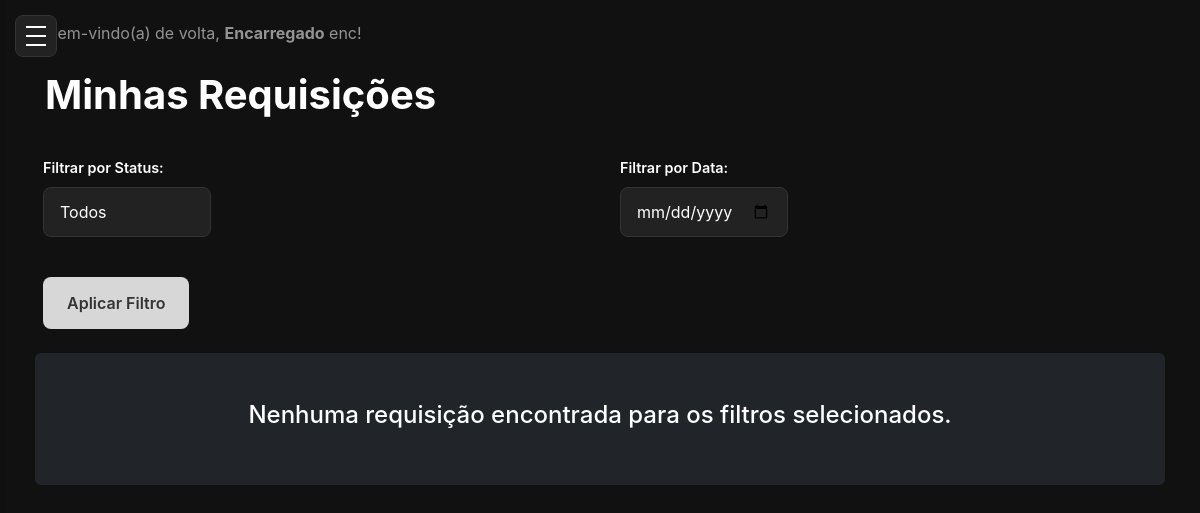
Before: /requisicoes/ (signed in) with the older database file.
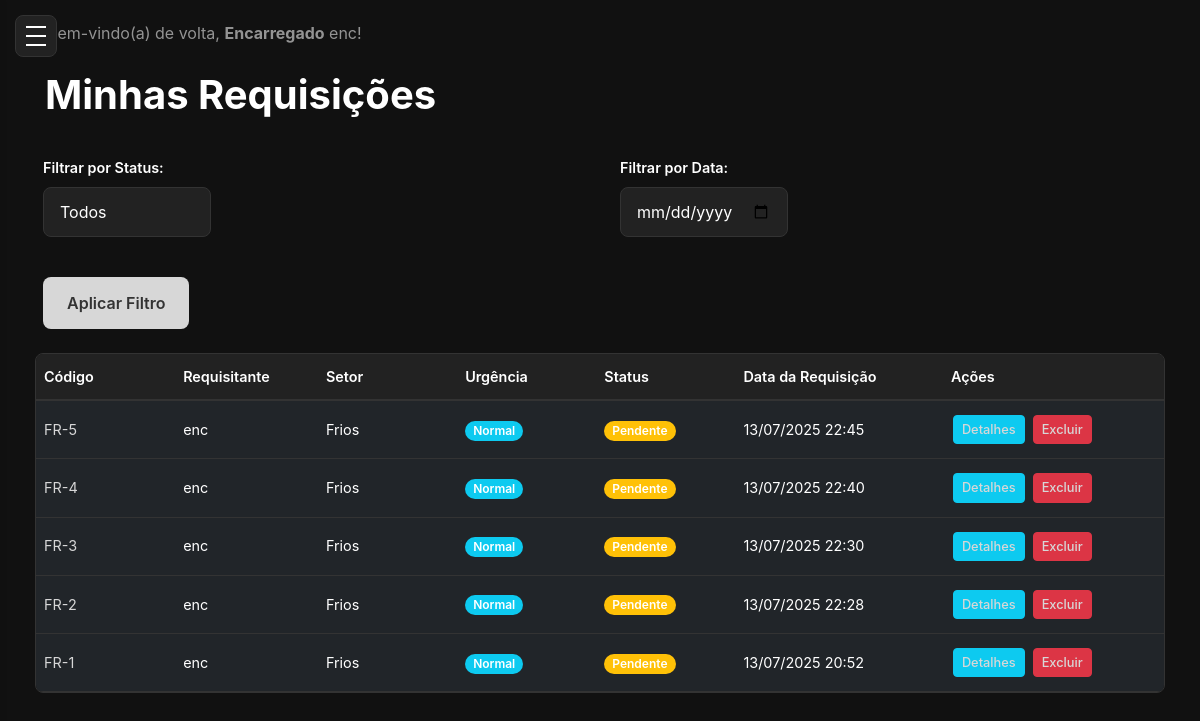
After: the same page with the newer database file.
### core/models.py (models this page shows, shortened)
class User(AbstractUser):
    id = models.UUIDField(primary_key=True, default = uuid.uuid4, editable=False)
    email = models.EmailField(unique=True)
    role = models.CharField(
        max_length=20,
        choices=Role.choices,
        default=Role.Almoxarife,
        verbose_name='Função',
    )
    sector = models.ForeignKey(Sector, on_delete=models.SET_NULL, blank=True, null=True)
    is_active = models.BooleanField(default=True, verbose_name="Ativo")
    USERNAME_FIELD = 'email'  # Ou 'email' se quiser autenticar por email
    REQUIRED_FIELDS = ['username']  # Garante que o email é obrigatório no admin
    class Meta:
        verbose_name = 'Usuário'
        verbose_name_plural = 'Usuários'

class Request(models.Model):
    id = models.UUIDField(primary_key=True, default = uuid.uuid4, editable=False)
    requester = models.ForeignKey(User,
        on_delete=models.PROTECT,
        related_name='requests_made',
        verbose_name="Requisitante",
    )
    atendido_por = models.ForeignKey(User,
        on_delete=models.SET_NULL,
        related_name='requests_attended',
        verbose_name="Atendido por",
        null=True, blank=True
    )
    sector = models.ForeignKey(Sector,
        on_delete=models.PROTECT,
        related_name='requests_from_sector',
        verbose_name="Setor",
    )
    request_code = models.CharField(max_length=20, unique=True, blank=True, null=True, verbose_name="Código da Requisição")
    urgency = models.CharField(
        max_length=10,
        choices=Urgency.choices,
        default=Urgency.NORMAL,
        verbose_name="Urgência",
    )
    observations = models.TextField(max_length=255, verbose_name="Observações")
    status = models.CharField(
        max_length=15,
        choices=RequestStatus.choices,
        default=RequestStatus.PENDING,
        verbose_name="Status",
    )
    created_at = models.DateTimeField(auto_now_add=True, verbose_name="Data da Requisição")
    updated_at = models.DateTimeField(auto_now=True, verbose_name="Ultima Atualização")
    class Meta:
        verbose_name = 'Requisição'
        verbose_name_plural = 'Requisições'
        ordering = ['-created_at']

class Sector(models.Model):
    id = models.UUIDField(primary_key=True, default = uuid.uuid4, editable=False)
    name = models.CharField(max_length=100, unique=True, verbose_name="Nome do Setor")
    created_at = models.DateTimeField(auto_now_add=True)
    updated_at = models.DateTimeField(auto_now=True)
    class Meta:
        verbose_name = 'Setor'
        verbose_name_plural = 'Setores'
        ordering = ['name'] #Ordernar por nome Padrão

### core/views.py (the view)
# urls.py: path('requisicoes/',views.listar_requisicoes,name='listar_requisicoes'),
@login_required
def listar_requisicoes(request):
    if is_gestor(request.user):
        requisicoes_querysets = Request.objects.all()
    elif is_almoxarife(request.user):
        requisicoes_querysets = Request.objects.all()
    elif request.user.role == Role.Encarregado:
        requisicoes_querysets = Request.objects.filter(requester=request.user)
    else:
        requisicoes_querysets = Request.objects.filter(requester=request.user)
    status_filter = request.GET.get('status')
    if status_filter and status_filter in RequestStatus.values:
        requisicoes_querysets = requisicoes_querysets.filter(status=status_filter)
    data_filter = request.GET.get('data')
    if data_filter:
        requisicoes_querysets = requisicoes_querysets.filter(created_at__date=data_filter)
    requisicoes = requisicoes_querysets.order_by('-created_at')
    context = {
        'requisicoes' : requisicoes,
        'RequestStatus': RequestStatus,
        'current_status': status_filter,
    }
    return render(request, 'core/listar_requisicoes.html', context)

### core/views.py (called while the page is built)
def is_almoxarife(user):
    return user.is_authenticated and user.role == Role.Almoxarife

def is_gestor(user):
    return user.is_authenticated and user.role == Role.Gestor

### templates/core/listar_requisicoes.html (shortened to what this page needs)
{% extends 'base.html' %}
{% load static %}
{% block content %}
<main class="main-content">
    <h1 class="card-title-requisicao">Minhas Requisições</h1>
    <form method="get" class="mb-4">
        <div class="row g-3 align-items-end">
            <div class="col-md-4">
                <label for="status-filter" class="form-label">Filtrar por Status:</label>
                <select class="form-select" id="status-filter" name="status">
                    <option value="">Todos</option>
                </select>
            </div>
            <div class="col-md-4">
                <label for="data-filter" class="form-label">Filtrar por Data:</label>
                <input type="date" class="form-control" id="data-filter" name="data" value="{{ request.GET.data|default:'' }}">
            </div>
            <div class="col-md-auto">
                <button type="submit" class="btn btn-primary">Aplicar Filtro</button>
            </div>
        </div>
    </form>
    {% if requisicoes %}
    <div class="table-tabela">
        <table class="table table-dark table-transparent table-hover">
            <thead>
                <tr>
                    <th class="text-truncate">Código</th>
                    <th class="text-truncate">Requisitante</th>
                    <th class="text-truncate">Setor</th>
                    <th class="text-truncate">Urgência</th>
                    <th class="text-truncate">Status</th>
                    <th class="text-truncate hide-mobile">Data da Requisição</th>
                    <th class="text-truncate">Ações</th>
                </tr>
            </thead>
            <tbody id="requisicoes-tbody">
                {% for req in requisicoes %}
                <tr>
                    <td class="text-truncate">
                        <a href="{% url 'core:detalhe_requisicao' req.id %}" title="{{ req.request_code }}">{{ req.request_code }}</a>
                    </td>
                    <td class="text-truncate" title="{{ req.requester.get_full_name|default:req.requester.username }}">
                        {{ req.requester.get_full_name|default:req.requester.username }}
                    </td>
                    <td class="text-truncate" title="{{ req.sector.name }}">{{ req.sector.name }}</td>
                    <td>
                        {% if req.urgency == 'URGENTE' %}
                            <span class="badge bg-danger">{{ req.get_urgency_display }}</span>
                        {% else %}
                            <span class="badge bg-info">{{ req.get_urgency_display }}</span>
                        {% endif %}
                    </td>
                    <td>
                        {% if req.status == 'PENDING' %}
                            <span class="badge bg-warning">{{ req.get_status_display }}</span>
                        {% elif req.status == 'EM_ATENDIMENTO' %}
                            <span class="badge bg-primary">{{ req.get_status_display }} por {{ req.atendido_por.username }}</span>
                        {% elif req.status == 'APPROVED' %}
                            <span class="badge bg-success">{{ req.get_status_display }}</span>
                        {% else %}
                            <span class="badge bg-secondary">{{ req.get_status_display }}</span>
                        {% endif %}
                    </td>
                    <td class="hide-mobile">{{ req.created_at|date:"d/m/Y H:i" }}</td>
                    <td>
                        <div class="d-flex flex-wrap gap-1">
                            <a href="{% url 'core:detalhe_requisicao' req.id %}" class="btn btn-sm btn-info">Detalhes</a>
                            {% if req.status == 'PENDING' and req.requester == user %}
                                <a href="{% url 'core:excluir_requisicao' req.id %}" class="btn btn-sm btn-danger">Excluir</a>
                            {% endif %}
                        </div>
                    </td>
                </tr>
                {% endfor %}
            </tbody>
        </table>
    </div>
    {% else %}
    <div class="text-center p-5 bg-dark text-white rounded">
        <h4>
            {% if user.role == 'Almoxarife' %}
                Você não tem requisições para serem atendidas no momento.
            {% else %}
                Nenhuma requisição encontrada para os filtros selecionados.
            {% endif %}
        </h4>
    </div>
    {% endif %}
</main>
{% endblock %}

### templates/base.html (shortened to what this page needs)
<!DOCTYPE html>
<html lang="pt-br">
<head>
    <link href="https://cdn.jsdelivr.net/npm/bootstrap@5.3.3/dist/css/bootstrap.min.css" rel="stylesheet">
    {% load static %}
    <link rel="stylesheet" href="{% static 'style.css' %}">
</head>
<body>
    <button class="mobile-menu-toggle" id="mobile-menu-toggle" aria-label="Abrir menu">
        <div class="hamburger">
            <span></span>
            <span></span>
            <span></span>
        </div>
    </button>
    <div class="layout-wrapper">
        <nav class="navbar navbar-dark" style="background-color: #111;">
            <div class="container-fluid">
                <span class="navbar-text">
                    Bem-vindo(a) de volta, <strong>{{ user.get_role_display }}</strong> {{ user.get_full_name|default:user.username }}!
                </span>
            </div>
        </nav>
        {% block content %}{% endblock %}
    </div>
</body>
</html>

### static/style.css (style rules this page uses)
* { margin: 0; padding: 0; box-sizing: border-box; }
html, body { height: 100%; font-family: 'Inter', Arial, sans-serif; background: #111; color: #fff; }
.mobile-menu-toggle { position: fixed; top: 15px; left: 15px; z-index: 20; background: #222; border: 1px solid #333; border-radius: 8px; padding: 10px; cursor: pointer; transition: background 0.2s; }
.mobile-menu-toggle .hamburger { width: 20px; height: 20px; position: relative; display: flex; flex-direction: column; justify-content: space-between; }
.mobile-menu-toggle .hamburger span { width: 100%; height: 2px; background: #fff; transition: all 0.3s ease; }
.badge { background: #fff; color: #0a57e3; font-size: 0.85rem; font-weight: 700; border-radius: 12px; padding: 4px 10px; margin-left: auto; margin-right: 8px; }
.layout-wrapper { flex: 1; background: #111; color: #fff; width: 95vw; min-height: 100vh; padding: 5px; overflow-x: auto; box-sizing: border-box; margin: 0; transition: margin-left 0.3s ease, width 0.3s ease; }
@media (min-width: 769px) { .layout-wrapper { margin-left: 260px; margin-right: auto; margin-left: auto; } }
.main-content h1 { font-size: 2.5rem; font-weight: 700; margin-bottom: 10px; }
.row { display: grid; grid-template-columns: repeat(2, 1fr); gap: 24px; margin: 0; align-items: stretch; }
.table-tabela { overflow-x: auto; border-radius: 8px; background: #181818; border: 1px solid #333; margin-bottom: 20px; }
.table { width: 100%; margin-bottom: 0; font-size: 0.9rem; }
.table thead th { background: #222; color: #fff; border-bottom: 2px solid #333; padding: 12px 8px; font-weight: 600; text-align: left; white-space: nowrap; min-width: 100px; }
.table tbody td { padding: 12px 8px; border-bottom: 1px solid #333; vertical-align: middle; word-wrap: break-word; max-width: 200px; }
.badge { font-size: 0.75rem; padding: 4px 8px; white-space: nowrap; }
.btn-sm { padding: 4px 8px; font-size: 0.8rem; margin: 2px; }
@media (max-width: 1200px) { .table-responsive-wrapper, .table-tabela { overflow-x: auto; } }
@media (max-width: 1200px) { .table { min-width: 800px; } }
.text-truncate { overflow: hidden; text-overflow: ellipsis; white-space: nowrap; }
.table a { color: #d7d7d7; text-decoration: none; }
.table .btn { border-radius: 4px; font-weight: 500; }
.table .badge { border-radius: 12px; font-weight: 600; }
.card-title-requisicao { font-size: 2rem; font-weight: 600; margin-bottom: 2rem; color: #ffffff; padding: 10px 10px; }
.badge { color: #ffffff !important; }
.form-label { font-size: 0.9rem; font-weight: 600; color: #fff; }
.form-control, .form-select { background: #222; border: 1px solid #333; border-radius: 8px; padding: 12px 16px; color: #fff; font-size: 1rem; transition: border-color 0.2s; }
.form-control::placeholder { color: #666; }
.btn-primary { background: #d7d7d7; color: #333; border: none; border-radius: 8px; padding: 14px 24px; font-size: 1rem; font-weight: 600; cursor: pointer; transition: background 0.2s; }

Changed rows visible on the page:
added Request: request_code "FR-5", requester.get_full_name "enc", sector.name "Frios", urgency "Normal", status "Pendente", created_at "13/07/2025 22:45", shows "Excluir"
added Request: request_code "FR-4", requester.get_full_name "enc", sector.name "Frios", urgency "Normal", status "Pendente", created_at "13/07/2025 22:40", shows "Excluir"
added Request: request_code "FR-3", requester.get_full_name "enc", sector.name "Frios", urgency "Normal", status "Pendente", created_at "13/07/2025 22:30", shows "Excluir"
added Request: request_code "FR-2", requester.get_full_name "enc", sector.name "Frios", urgency "Normal", status "Pendente", created_at "13/07/2025 22:28", shows "Excluir"
added Request: request_code "FR-1", requester.get_full_name "enc", sector.name "Frios", urgency "Normal", status "Pendente", created_at "13/07/2025 20:52", shows "Excluir"
Other visible differences:
text no longer shown: "Nenhuma requisição encontrada para os filtros selecionados."
text now shown: "Código Requisitante Setor Urgência Status Data da Requisição Ações"
